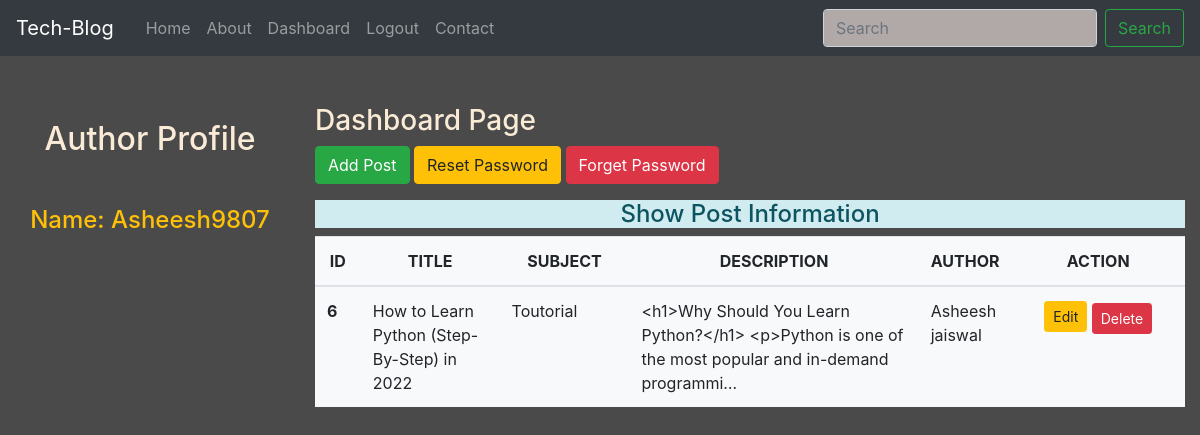
Page /dashboardPage/ (signed in) on the committed database.
### TechApp/models.py (models this page shows)
class Post(models.Model):
    title = models.CharField(max_length=150)
    subject = models.CharField(max_length=150)
    desc = models.TextField()
    slug = models.CharField(max_length=150,unique=True)
    author = models.CharField(max_length=50)
    date = models.DateTimeField(auto_now_add=True)
    image = models.ImageField(upload_to='images/',default=None,null=True,blank=True)
    user = models.ForeignKey(User, on_delete=models.CASCADE)

### TechApp/views.py (the view)
# urls.py: path('dashboardPage/',views.DashboardPage,name='dashboardPage'),
def DashboardPage(request):
    if request.user.is_authenticated:
        user = request.user
        print(user)
        post_user = Post.objects.filter(user=user)
        return render(request, 'dashboardpage.html',{'post':post_user,'user':user})
    else:
        return HttpResponseRedirect('/loginPage/')

### TechApp/templates/dashboardpage.html (shortened to what this page needs)
{% extends 'base.html' %}
{% block side %}
    <div class="col-sm-3 mt-3 text-center">
     <h2 class="my-5">Author Profile</h2>
      <h4 class="text-warning text-capitalize">Name: {{user}}</h4>
    </div>
{% endblock side %}
{% block content %}
<div class="container col-sm-9 mt-5">
    <h3 class="">Dashboard Page</h3>
    <a href="{% url 'addpost'  %}" class="btn btn-success">Add Post</a>
    <a href="{% url 'changepassword' %}" class="btn btn-warning">Reset Password</a>
    <a href="{% url 'forgetpassword' %}" class="btn btn-danger">Forget Password</a>
  <h4 class="text-center alert-info mt-3">Show Post Information</h4>
   {% if post %}
    <table class="table table-hover bg-light">
     <thead>
      <tr class="text-center">
        <th scope="col" style="width:2%">ID</th>
        <th scope="col" style="width:12%">TITLE</th>
        <th scope="col" style="width:11%">SUBJECT</th>
        <th scope="col" style="width:25%">DESCRIPTION</th>
        <th scope="col" style="width:0%">AUTHOR</th>
        <th scope="col" style="width:15%">ACTION</th>
      </tr>
     </thead>
     <tbody>
       {% for post in post %}
        <tr>
         <th scope="row">{{post.id}}</th>
         <td>{{post.title}}</td>
         <td>{{post.subject}}</td>
         <td>{{post.desc|truncatechars:100}}</td>
         <td>{{post.author}}</td>
         <td class="text-center">
           <a href="{% url 'editpost' post.id %}" class="btn btn-warning btn-sm">Edit</a>
           <form action ="{% url 'deletepost' post.id %}" method="POST" class="d-inline">
             <input type="submit" class="btn btn-danger btn-sm mt-1" value="Delete">
           </form>
         </td>
        </tr>
        {% endfor %}
     </tbody>
    </table>
    {% endif %}
</div>
{% endblock  %}

### TechApp/static/css/style.css (style rules this page uses)
body { background-color: rgb(75, 74, 74); color: antiquewhite; }

### rows in the picture
Post: id "6", title "How to Learn Python (Step-By-Step) in 2022", subject "Toutorial", desc "<h1>Why Should You Learn Python?</h1> <p>Python is one of the most popular and in-demand programmi…", author "Asheesh jaiswal"

### other values in the picture
{{ user }} "Asheesh9807"
